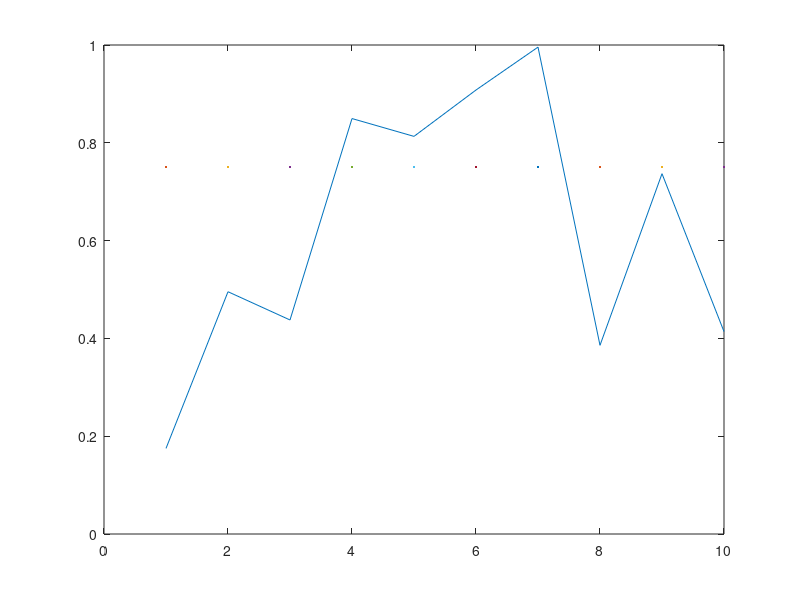

This chart was generated by the following MATLAB code:

x = linspace(1,10,10);
limit = 0.75;

A = rand(10,1);
figure(10)
plot(x,A,x, limit) 
if any(A > limit)
    disp('There is at least one value above the limit.')
else
    disp('All values are below the limit.')
end